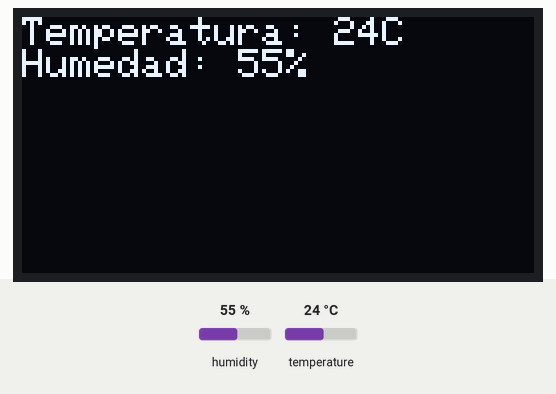
This sketch was run on a simulated Arduino Uno, built with avr-gcc and run on an emulated ATmega328P. On the bench: 128×64 one-colour display. The test bench sets the inputs (shaded band); at power-on: humidity 55 %, temperature 24 °C. What the sketch prints to the serial monitor is not drawn.

Above: at 4.9 s.
5.0 s: humidity set to 22 %
At 11.0 s:
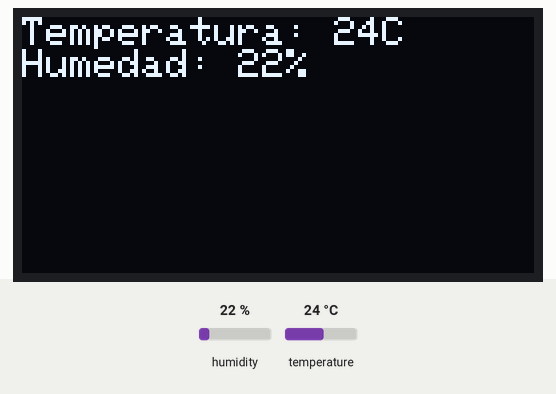
11.7 s: temperature set to 12 °C
At 15.1 s:
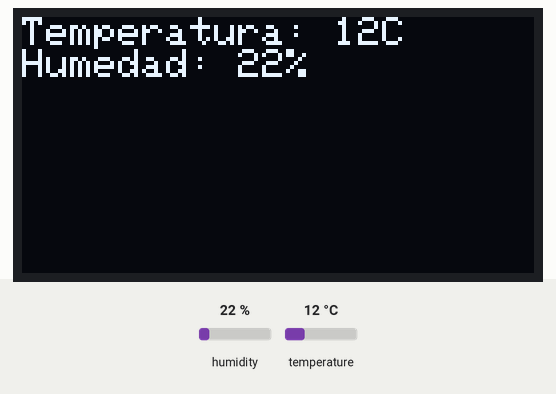
16.7 s: humidity set to 40 %
At 23.5 s:
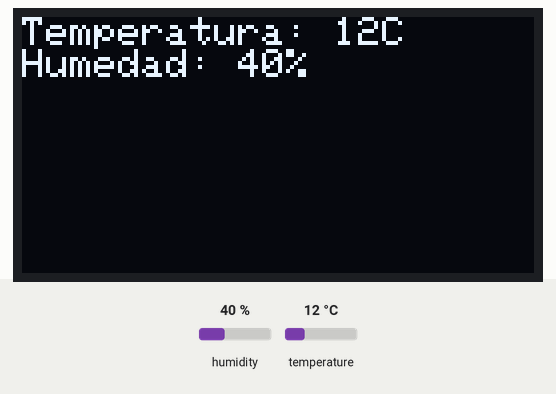
23.9 s: temperature set to 19 °C
Timing chart, 0 to 26.9 s (numbered marks = the images above; inputs shaded):
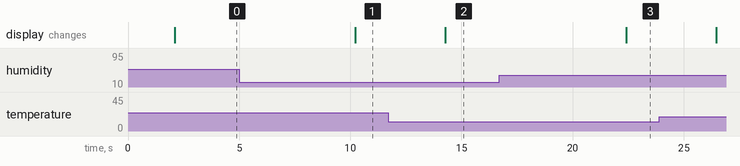

Measured:
- after the input at 5.0 s, the display: changes after 5.2 s (image 1)
- after the input at 11.7 s, the display: changes after 2.6 s (image 2)
- after the input at 16.7 s, the display: changes after 5.7 s (image 3)

The sketch:

SENSORES_HUM_Y_TEMP.ino
```cpp
#include <DHT.h> //biblioteca para sensores DHT (11, 22)
#include <DHT_U.h>


#include "SSD1306Ascii.h" //biblioteca para controlar pantallas oled con comunicacion I2C
#include "SSD1306AsciiAvrI2c.h"//biblioteca para controlar pantallas oled con comunicacion I2C

// 0X3C+SA0 - 0x3C o 0x3D
#define I2C_ADDRESS 0x3C //Dirección I2C del display OLED


#define RST_PIN -1 //se define pin de reset de la pantalla (se establece -1 por que no se usa)

SSD1306AsciiAvrI2c oled; //clase + objeto //oled permite manejar el hardware de la pantalla
//SACADO EJEMPLO PANTALLA

//SENSOR AMBEINTE
int Sensor = 3; //pin 3 para el sensor DHT11
int Temperatura;
int Humedad;

DHT dht(Sensor, DHT11);//se configura sensor DHT indicando el pin(sensor) y el tipo

void setup() {
 Serial.begin(9600);
 dht.begin(); //inicializa el sensor humedad y temperatura
 //SENSOR AMBEINTE

 //# son para direcctivas preprocesador, se ejecutan antes de compilar
 #if RST_PIN >= 0
  oled.begin(&Adafruit128x64, I2C_ADDRESS, RST_PIN); //tipo de pantalla, direccion y resetpin
#else // RST_PIN >= 0
  oled.begin(&Adafruit128x64, I2C_ADDRESS); //inicializa pantalla sin resetpin
#endif

}


void loop() {
  //SENSOR AMBEINTE
  Temperatura = dht.readTemperature(); //lectura de valores
  Humedad = dht.readHumidity(); // lectura de valores

  Serial.print("Temperatura: ");
  Serial.print(Temperatura);
  Serial.println("°C");
  Serial.print("Humedad: ");
  Serial.print(Humedad);
  Serial.println("%");
  delay(2000);
//SENSOR AMBIENTE

//PANTALLA
  oled.setFont(Adafruit5x7); //se establece fuente de texto 5x7 pixeles por caracter

  uint32_t m = micros(); //variable m como entero de 32 bits, devuelve microsegundos
  oled.clear(); //limpia pantalla
  oled.print("Temperatura: ");
  oled.print(Temperatura);
  oled.print("°C");
  oled.println();
  oled.print("Humedad: ");
  oled.print(Humedad);
  oled.println("%");
  delay(2000); //muestra informacion por 2 segundos y luego limpia pantalla
//PANTALLA
}


  
```
